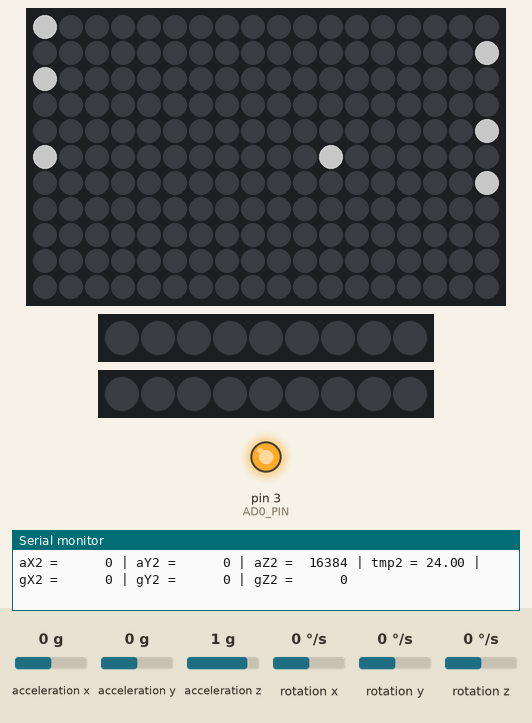
The program below on a simulated Arduino Uno, built with avr-gcc and run on an emulated ATmega328P. On the bench: 18×11 RGB LED matrix (first LED top left, wired row by row), 2 × 9 RGB LEDs in strip order, left to right, output pins drawn as LEDs (lit = HIGH), the last lines printed to the serial monitor. Wiring (inferred from the names in the program): MPU-6050 motion sensor at I2C address 0x68; MPU-6050 motion sensor at I2C address 0x69. The test bench sets the inputs (shaded band); at power-on: acceleration y 0 g, acceleration x 0 g, acceleration z 1 g, rotation x 0 °/s, rotation y 0 °/s, rotation z 0 °/s. Dim RGB values are drawn brighter than linear.

Above: at 3.2 s.
3.3 s: acceleration y set to -1.4 g
At 5.3 s:
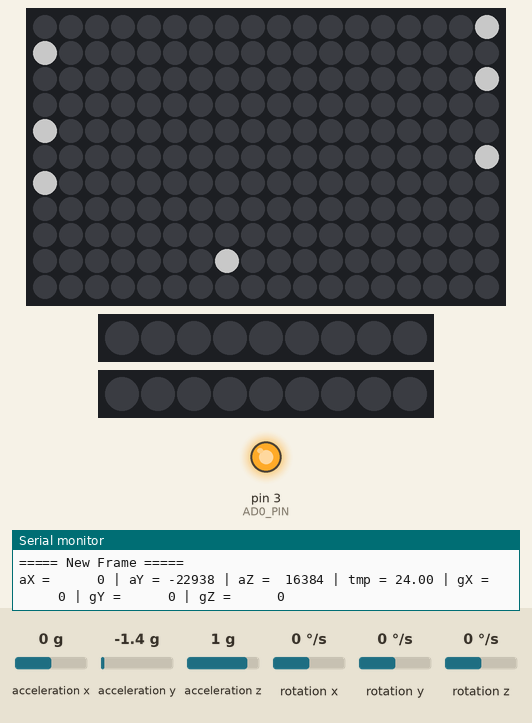
5.4 s: acceleration y set to 0.8 g
At 6.14 s:
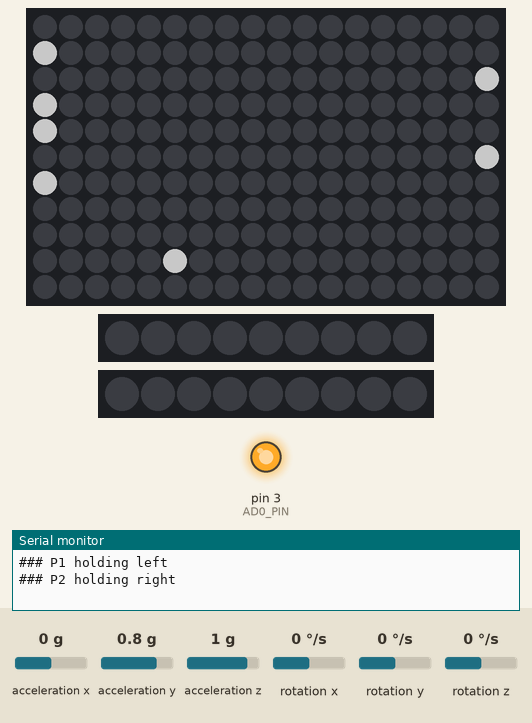
7.8 s: acceleration y set to 0 g
At 9.74 s:
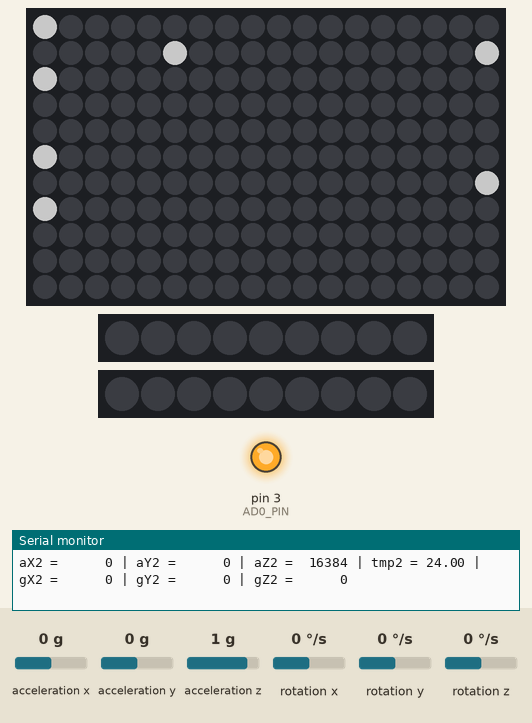
10.1 s: acceleration y set to -0.8 g
At 15.97 s:
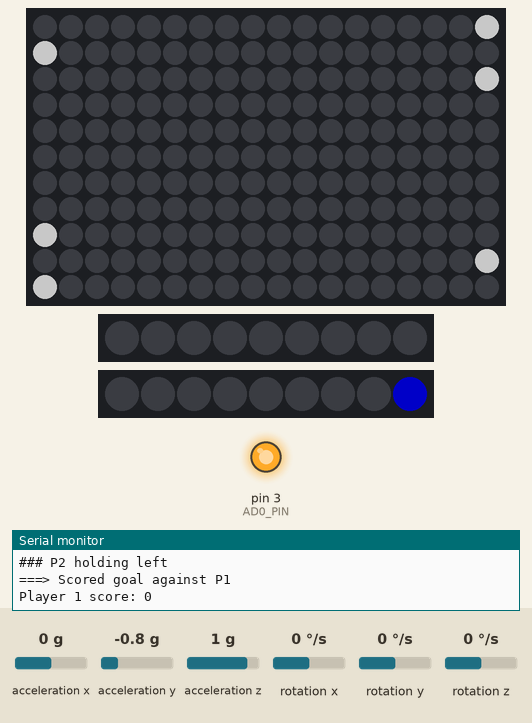
Timing chart, 0 to 17.5 s (numbered marks = the images above; inputs shaded):
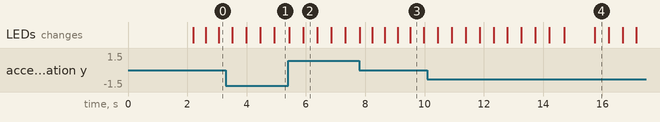

Measured:
- what the display in image 2 shows lasts 0.5 s, from 5.9 s to 6.4 s

The program:

main.cpp
```cpp
#include "Arduino.h"
#include <FastLED.h>
#include <Wire.h> // This library allows you to communicate with I2C devices.

//====== LED Params ======
//== Matrix ==
#define NUM_LEDS 198
#define DATA_PIN 4

//== Scores ==
#define NUM_LEDS_SCORE 9
#define DATA_PIN_SCORE_P1 5
#define DATA_PIN_SCORE_P2 6

//== General ==

#define COLOR_ORDER GRB
#define CHIPSET WS2812B

#define BRIGHTNESS 100
//As to not use too much Ampere when displaying rainbow colors
#define BRTNS_WINNER_SCENE 20

//====== Gyro Pin to Change I2C Address ======
#define AD0_PIN 3

//====== Input Params ======
//Direction for boards
#define LEFT 0
#define RIGHT 1

//=== Gyro Average Y-Value Distribution ===
//Values in resting position:
//p1: y1 = -1400 ~ -1700
//p2: y2 = 1300 ~ 1600

//Max values P1:
//Left: y1 = -7000 ~ -7800
//Right: y1 = 4500 ~ 5000

//Max values P2:
//Left: y2 = -6000 ~ -6300
//Right: y2 = 6000 ~ 6700

const int16_t p1_left_threshold = -4000;
const int16_t p1_right_threshold = 1300;

const int16_t p2_left_threshold = -1800;
const int16_t p2_right_threshold = 2700;


//====== FastLED Library Params ======
//Params for width and height used by the library
//But because of our own LED matrix structure:
const uint8_t kMatrixWidth = 18; //This is actually height
const uint8_t kMatrixHeight = 11; //And this width

//Param for different pixel layouts
//Our layout is not a snake, so it's false
const bool kMatrixSerpentineLayout = false;

//Matrix LEDs
CRGB leds[NUM_LEDS];

//Score LEDs
CRGB leds_score_p1[NUM_LEDS_SCORE];
CRGB leds_score_p2[NUM_LEDS_SCORE];

//====== Matrix Data ======
uint8_t matrix[kMatrixWidth][kMatrixHeight] = {0};

/* Matrix layout:
Start (first down, then right)
{0, 0, 1, 1, 1, 0, 0}  --> Board 1
  0, 0, 0, 0, 0, 0, 0
  0, 0, 0, 0, 0, 0, 0
  0, 0, 1, 0, 0, 0, 0  --> Ball
  0, 0, 0, 0, 0, 0, 0
  0, 0, 0, 0, 0, 0, 0
{0, 0, 1, 1, 1, 0, 0}  --> Board 2
                  End
*/

const int16_t DELAY_NORMAL = 250;
const int16_t DELAY_FAST = 100;
int16_t gameDelay = DELAY_NORMAL;
const int16_t scoreDelay = 500;
const int8_t gyroBetweenReadsDelay = 25;

//====== Player Board Data ======
//Save boards as starting int + WIDTH
uint8_t b1Start = 0;
uint8_t b2Start = kMatrixHeight / 2 - 1;

//Board width as constant
const uint8_t B_WIDTH = 3;

uint8_t player1Score = 0;
uint8_t player2Score = 0;
uint8_t maxScore = NUM_LEDS_SCORE;
bool scoredHit = false;

bool p1_holding_left = false;
bool p1_holding_right = false;

bool p2_holding_left = false;
bool p2_holding_right = false;

//====== Ball Data ======
//Position as {x, y}
int ballPos2D[2] = {2, 3};
//Direction on the board
int ballXDir = 1;
int ballYDir = 1;
uint8_t ballSpeed = 1;

//Diagonal ball hit detection variables
// 0001 <- ball coming diagonally at board
// 1110   from left or right
//P1
bool p1_ball_diag_from_left = (ballPos2D[0] == 1 && ballYDir < 0 && ballXDir > 0  && ballPos2D[0] ==  b1Start-1);
bool p1_ball_diag_from_right = (ballPos2D[0] == 1 && ballYDir < 0 && ballXDir < 0  && ballPos2D[0] == b1Start + B_WIDTH);

//P2
bool p2_ball_diag_from_left = (ballPos2D[0] == kMatrixWidth-2 && ballYDir > 0 && ballXDir > 0  && ballPos2D[0] ==  b2Start-1);
bool p2_ball_diag_from_right = (ballPos2D[0] == kMatrixWidth-2 && ballYDir > 0 && ballXDir < 0  && ballPos2D[0] == b2Start + B_WIDTH);


//====== Gyro Params ======
const int MPU_ADDR = 0x68; // I2C address of the MPU-6050. If AD0 pin is set to HIGH, the I2C address will be 0x69.
const int MPU_ADDR2 = 0x69;

int16_t accelerometer_x, accelerometer_y, accelerometer_z; // variables for accelerometer raw data
int16_t gyro_x, gyro_y, gyro_z; // variables for gyro raw data
int16_t temperature; // variables for temperature data


int16_t accelerometer_x2, accelerometer_y2, accelerometer_z2; // variables for accelerometer raw data
int16_t gyro_x2, gyro_y2, gyro_z2; // variables for gyro raw data
int16_t temperature2; // variables for temperature data

char tmp_str[7]; // temporary variable used in convert function

char* convert_int16_to_str(int16_t i) { // converts int16 to string. Moreover, resulting strings will have the same length in the debug monitor.
  sprintf(tmp_str, "%6d", i);
  return tmp_str;
}


//====== FastLED Methods ======
uint16_t XY(uint8_t x, uint8_t y)
{
  uint16_t i;

  if (kMatrixSerpentineLayout == false)
  {
    i = (y * kMatrixWidth) + x;
  }

  if (kMatrixSerpentineLayout == true)
  {
    if (y & 0x01)
    {
      // Odd rows run backwards
      uint8_t reverseX = (kMatrixWidth - 1) - x;
      i = (y * kMatrixWidth) + reverseX;
    }
    else
    {
      // Even rows run forwards
      i = (y * kMatrixWidth) + x;
    }
  }

  return i;
}

void DrawOneFrame(byte startHue8, int8_t yHueDelta8, int8_t xHueDelta8)
{
  byte lineStartHue = startHue8;
  for (byte y = 0; y < kMatrixHeight; y++)
  {
    lineStartHue += yHueDelta8;
    byte pixelHue = lineStartHue;
    for (byte x = 0; x < kMatrixWidth; x++)
    {
      pixelHue += xHueDelta8;
      leds[XY(x, y)] = CHSV(pixelHue, 255, 255);
    }
  }
}

void doCrazyShit()
{
  uint32_t ms = millis();
  int32_t yHueDelta32 = ((int32_t)cos16(ms * (27 / 1)) * (350 / kMatrixWidth));
  int32_t xHueDelta32 = ((int32_t)cos16(ms * (39 / 1)) * (310 / kMatrixHeight));
  DrawOneFrame(ms / 65536, yHueDelta32 / 32768, xHueDelta32 / 32768);
  FastLED.show();
}

void setupLEDs() {
  //Matrix
  FastLED.addLeds<CHIPSET, DATA_PIN, COLOR_ORDER>(leds, NUM_LEDS);
  //Score P1
  FastLED.addLeds<CHIPSET, DATA_PIN_SCORE_P1, COLOR_ORDER>(leds_score_p1, NUM_LEDS_SCORE);
  //Score P2
  FastLED.addLeds<CHIPSET, DATA_PIN_SCORE_P2, COLOR_ORDER>(leds_score_p2, NUM_LEDS_SCORE);

  FastLED.setBrightness(BRIGHTNESS);
}

//====== Game Code ======

void resetMatrix() {
  for(auto& rows: matrix){
    for(auto& elem: rows){
        elem = 0;
    }
  }
}

//Reset to center + mirror direction
void resetBallPos() {
  ballPos2D[0] = kMatrixHeight / 2;
  ballPos2D[1] = kMatrixWidth / 2;
  ballYDir = -ballYDir;
}

void updateMatrix() {
  resetMatrix();

  //Draw boards
  for (int i = b1Start; i < b1Start + B_WIDTH; i++){
    matrix[0][i] = 1;
  }
  for (int i = b2Start; i < b2Start + B_WIDTH; i++){
    matrix[kMatrixWidth - 1][i] = 1;
  }

  //Draw ball pixel
  matrix[ballPos2D[1]][ballPos2D[0]] = 1; //first Y then X (cuz of 2D array logic)

  //For better visualization of ball reaching last row
  //Only reset postion AFTER the last pos was drawn
  //Else it's reset before being visible on last row
  if (scoredHit) {
    resetBallPos();
    scoredHit = false;
    delay(scoreDelay);

    //Check if someone won
    if (player1Score == maxScore - 1 || player2Score == maxScore - 1) {

      //Make a little show for the winner
      FastLED.setBrightness(BRTNS_WINNER_SCENE);
      for(int i = 0; i < 100; i++) {
      doCrazyShit();
      delay(70);
      }
      delay(scoreDelay); //One more delay before new game start
      FastLED.setBrightness(BRIGHTNESS);

      //Reset scores and their LEDs
      player1Score = 0;
      player2Score = 0;
      for(int i = 0; i < NUM_LEDS_SCORE; i++) {
        leds_score_p1[i] = CRGB::Black;
        leds_score_p2[i] = CRGB::Black;
      }
      gameDelay = DELAY_NORMAL;
    } else if (player1Score == maxScore - 2 || player2Score == maxScore - 2) {
        gameDelay = DELAY_FAST;
    }

  }
}


void convertMatrixToLEDs() {
  for (int i = 0; i < kMatrixWidth; i++) {
    for (int j = 0; j < kMatrixHeight; j++) {
      if (matrix[i][j] == 1) {
      leds[XY(i,j)] = CRGB::White;
      } else {
        leds[XY(i,j)] = CRGB::Black;
      }
    }
  }
}

void updateScoreLEDs() {
  //Player 1
  for(int i = 1; i < player1Score + 1; i++) {
    leds_score_p1[NUM_LEDS_SCORE - i] = CRGB::Red;
  }
  //Player 2
  for(int i = 1; i < player2Score + 1; i++) {
    leds_score_p2[NUM_LEDS_SCORE - i] = CRGB::Blue;
  }
}

void runValidation() {
  //Check horizontal bounds first
  if(ballPos2D[0]==kMatrixHeight-1 && ballXDir > 0) { //going right ->
    ballXDir = -ballXDir; //Make ball "jump" away from wall
    Serial.println("Hit RIGHT wall, ball dirX mirrored."); Serial.println();
  } else if (ballPos2D[0]==0 && ballXDir < 0) {//going left <-
      ballXDir = -ballXDir;
      Serial.println("Hit LEFT wall, ball dirX mirrored."); Serial.println();
  }

  //Check against board bounds
  //Check if ball on row directly before board && going towards player
  //+  if ball pixel is inside the board bounds
  //Player1
  else if (ballPos2D[1] == 1 && ballYDir < 0
      && ballPos2D[0] >=  b1Start && ballPos2D[0] <= b1Start + B_WIDTH - 1) {
    ballYDir = -ballYDir;
    Serial.println("Ball blocked by P1"); Serial.println();
  }
  //Player2
  else if (ballPos2D[1] == kMatrixWidth-2 && ballYDir > 0
      && ballPos2D[0] >=  b2Start && ballPos2D[0] <= b2Start + B_WIDTH - 1) {
    ballYDir = -ballYDir;
    Serial.println("Ball blocked by P2"); Serial.println();
  }
  //Extra check for diagonal blocking P1:
  else if (p1_ball_diag_from_left || p1_ball_diag_from_right) {
    ballYDir = -ballYDir;
    Serial.println("Ball diag-blocked by P1"); Serial.println();
  }
  //P2
  else if (p2_ball_diag_from_left || p2_ball_diag_from_right) {
    ballYDir = -ballYDir;
    Serial.println("Ball diag-blocked by P2"); Serial.println();
  }


  //Check if scored --> reset ballPos
  if (ballPos2D[1] == 0 && ballYDir < 0) { //against P1, dir up as safety check
    if (player2Score < maxScore) {
      player2Score ++;
    }

    scoredHit = true;
    Serial.println("===> Scored goal against P1");
    Serial.print("Player 1 score: "); Serial.println(player1Score);
  }
  else if (ballPos2D[1] == kMatrixWidth-1 && ballYDir > 0) { //against P2, dir down as safety check
    if (player1Score < maxScore) {
      player1Score ++;
    }

    scoredHit = true;
    Serial.println("===> Scored goal against P2");
    Serial.print("Player 1 score: "); Serial.println(player1Score);
  }
}

void moveBall() {
  //Update position
  ballPos2D[0] += ballXDir;
  ballPos2D[1] += ballYDir;

  runValidation();
}


//Takes board 1 or 2 & LEFT or RIGHT
void moveBoard(int board, byte dir) {

  //Player 1
  if (board == 1) {
    if (dir == LEFT) {
      if (b1Start > 0) { //Is board at max left already?
        b1Start--;
      }
    } else {
      if (b1Start < kMatrixHeight - B_WIDTH) { //Is board at max right?
        b1Start++;
      }
    }
  //Player 2
  } else if (board == 2) {
    if (dir == LEFT) {
      if (b2Start > 0) { //Is board2 at max left already?
        b2Start--;
      }
    } else {
      if (b2Start < kMatrixHeight - B_WIDTH) { //Is board2 at max right?
        b2Start++;
      }
    }
  }
}

void handleInput() {
  //P1
  if (p1_holding_left) {
    moveBoard(1, LEFT);
    Serial.println("### P1 holding left");
  } else if (p1_holding_right) {
    moveBoard(1, RIGHT);
    Serial.println("### P1 holding right");
  }

  //Separate IFs, so players don't block each other

  //P2
  if (p2_holding_left) {
    moveBoard(2, LEFT);
    Serial.println("### P2 holding left");
  } else if (p2_holding_right) {
    moveBoard(2, RIGHT);
    Serial.println("### P2 holding right");
  }
}

//== Serial matrix print ==
void printOutMatrix() {
  byte i = 0;
  Serial.println("===MATRIX===");
  for(auto& rows: matrix){
        Serial.print("Row ");
        Serial.print(i);
        Serial.print(": ");
    for(auto& elem: rows){
        Serial.print(elem);
        Serial.print(",");
    }
    i++;
    Serial.println();
  }

  Serial.println("===BALL==");
  Serial.print("DirX: ");
  Serial.println(ballXDir);
  Serial.print("DirY: ");
  Serial.println(ballYDir);
  Serial.print("BallPosX: ");
  Serial.println(ballPos2D[0]);
  Serial.print("BallPosY: ");
  Serial.println(ballPos2D[1]);

  Serial.println();
}

//====== Gyro Methods ======

void setupGyros() {
  //Setting the AD0 pin of one gyro to high changes his address, so they are differentiable
  pinMode(AD0_PIN, OUTPUT);
  digitalWrite(AD0_PIN, HIGH);

  Wire.begin();

  Wire.beginTransmission(MPU_ADDR); // Begins a transmission to the I2C slave (GY-521 board)
  Wire.write(0x6B); // PWR_MGMT_1 register
  Wire.write(0); // set to zero (wakes up the MPU-6050)
  Wire.endTransmission(true);

  delay(gyroBetweenReadsDelay);

  Wire.beginTransmission(MPU_ADDR2); // Begins a transmission to the I2C slave (GY-521 board)
  Wire.write(0x6B); // PWR_MGMT_1 register
  Wire.write(0); // set to zero (wakes up the MPU-6050)
  Wire.endTransmission(true);
}

void gyroLoop() {
  //Player 1's Balance Board
  Wire.beginTransmission(MPU_ADDR);
  Wire.write(0x3B); // starting with register 0x3B (ACCEL_XOUT_H) [MPU-6000 and MPU-6050 Register Map and Descriptions Revision 4.2, p.40]
  Wire.endTransmission(false); // the parameter indicates that the Arduino will send a restart. As a result, the connection is kept active.
  Wire.requestFrom(MPU_ADDR, 7 * 2, true); // request a total of 7*2=14 registers

  // "Wire.read()<<8 | Wire.read();" means two registers are read and stored in the same variable
  accelerometer_x = Wire.read() << 8 | Wire.read(); // reading registers: 0x3B (ACCEL_XOUT_H) and 0x3C (ACCEL_XOUT_L)
  accelerometer_y = Wire.read() << 8 | Wire.read(); // reading registers: 0x3D (ACCEL_YOUT_H) and 0x3E (ACCEL_YOUT_L)
  accelerometer_z = Wire.read() << 8 | Wire.read(); // reading registers: 0x3F (ACCEL_ZOUT_H) and 0x40 (ACCEL_ZOUT_L)
  temperature = Wire.read() << 8 | Wire.read(); // reading registers: 0x41 (TEMP_OUT_H) and 0x42 (TEMP_OUT_L)
  gyro_x = Wire.read() << 8 | Wire.read(); // reading registers: 0x43 (GYRO_XOUT_H) and 0x44 (GYRO_XOUT_L)
  gyro_y = Wire.read() << 8 | Wire.read(); // reading registers: 0x45 (GYRO_YOUT_H) and 0x46 (GYRO_YOUT_L)
  gyro_z = Wire.read() << 8 | Wire.read(); // reading registers: 0x47 (GYRO_ZOUT_H) and 0x48 (GYRO_ZOUT_L)

    // print out data
  Serial.print("aX = "); Serial.print(convert_int16_to_str(accelerometer_x));
  Serial.print(" | aY = "); Serial.print(convert_int16_to_str(accelerometer_y));
  Serial.print(" | aZ = "); Serial.print(convert_int16_to_str(accelerometer_z));
  // the following equation was taken from the documentation [MPU-6000/MPU-6050 Register Map and Description, p.30]
  Serial.print(" | tmp = "); Serial.print(temperature / 340.00 + 36.53);
  Serial.print(" | gX = "); Serial.print(convert_int16_to_str(gyro_x));
  Serial.print(" | gY = "); Serial.print(convert_int16_to_str(gyro_y));
  Serial.print(" | gZ = "); Serial.print(convert_int16_to_str(gyro_z));
  Serial.println();

  delay(gyroBetweenReadsDelay);

  //Player 2's Balance Board
  Wire.beginTransmission(MPU_ADDR2);
  Wire.write(0x3B); // starting with register 0x3B (ACCEL_XOUT_H) [MPU-6000 and MPU-6050 Register Map and Descriptions Revision 4.2, p.40]
  Wire.endTransmission(false); // the parameter indicates that the Arduino will send a restart. As a result, the connection is kept active.
  Wire.requestFrom(MPU_ADDR2, 7 * 2, true); // request a total of 7*2=14 registers

  accelerometer_x2 = Wire.read() << 8 | Wire.read(); // reading registers: 0x3B (ACCEL_XOUT_H) and 0x3C (ACCEL_XOUT_L)
  accelerometer_y2 = Wire.read() << 8 | Wire.read(); // reading registers: 0x3D (ACCEL_YOUT_H) and 0x3E (ACCEL_YOUT_L)
  accelerometer_z2 = Wire.read() << 8 | Wire.read(); // reading registers: 0x3F (ACCEL_ZOUT_H) and 0x40 (ACCEL_ZOUT_L)
  temperature2 = Wire.read() << 8 | Wire.read(); // reading registers: 0x41 (TEMP_OUT_H) and 0x42 (TEMP_OUT_L)
  gyro_x2 = Wire.read() << 8 | Wire.read(); // reading registers: 0x43 (GYRO_XOUT_H) and 0x44 (GYRO_XOUT_L)
  gyro_y2 = Wire.read() << 8 | Wire.read(); // reading registers: 0x45 (GYRO_YOUT_H) and 0x46 (GYRO_YOUT_L)
  gyro_z2 = Wire.read() << 8 | Wire.read(); // reading registers: 0x47 (GYRO_ZOUT_H) and 0x48 (GYRO_ZOUT_L)

  // print out data2
  Serial.print("aX2 = "); Serial.print(convert_int16_to_str(accelerometer_x2));
  Serial.print(" | aY2 = "); Serial.print(convert_int16_to_str(accelerometer_y2));
  Serial.print(" | aZ2 = "); Serial.print(convert_int16_to_str(accelerometer_z2));
  // the following equation was taken from the documentation [MPU-6000/MPU-6050 Register Map and Description, p.30]
  Serial.print(" | tmp2 = "); Serial.print(temperature2 / 340.00 + 36.53);
  Serial.print(" | gX2 = "); Serial.print(convert_int16_to_str(gyro_x2));
  Serial.print(" | gY2 = "); Serial.print(convert_int16_to_str(gyro_y2));
  Serial.print(" | gZ2 = "); Serial.print(convert_int16_to_str(gyro_z2));
  Serial.println();

  //=== Player Threshold Checks ===

  //Somehow this logic for P1 makes sense and works correctly
  //Player 1
  if (accelerometer_y > p1_right_threshold) { //Left (because it's mirrored)
    p1_holding_left = true;
    p1_holding_right = false;
  } else if (accelerometer_y < p1_left_threshold) { //Right (because it's mirrored)
    p1_holding_left = false;
    p1_holding_right = true;
  } else {
    p1_holding_left = false;
    p1_holding_right = false;
  }

  //Player 2
  if (accelerometer_y2 > p2_right_threshold) { //Right
    p2_holding_left = false;
    p2_holding_right = true;
  } else if (accelerometer_y2 < p2_left_threshold) { //Left
    p2_holding_left = true;
    p2_holding_right = false;
  } else {
    p2_holding_left = false;
    p2_holding_right = false;
  }
}


//====== Arduino Methods ======

void setup()
{
  //sanity delay for LEDs
  delay(2000);

  Serial.begin(9600);
  setupGyros();

  setupLEDs();
}

void loop() {

  Serial.println("===== New Frame =====");

  gyroLoop();
  handleInput();
  moveBall();
  updateMatrix();
  convertMatrixToLEDs();
  updateScoreLEDs();
  FastLED.show();

  delay(gameDelay);
}
```
